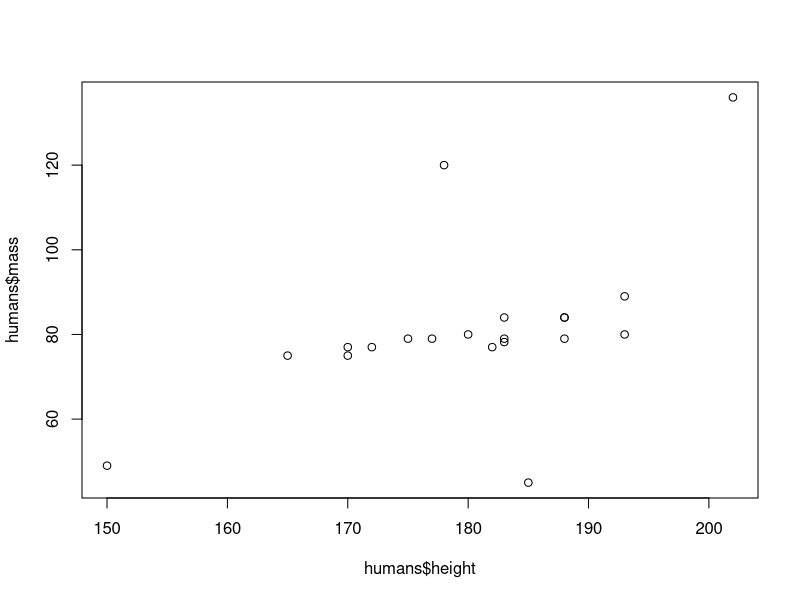
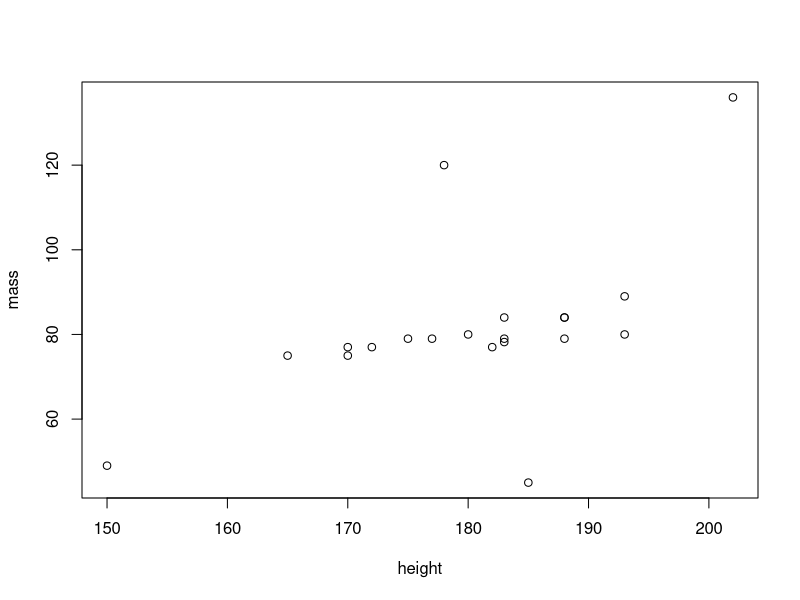
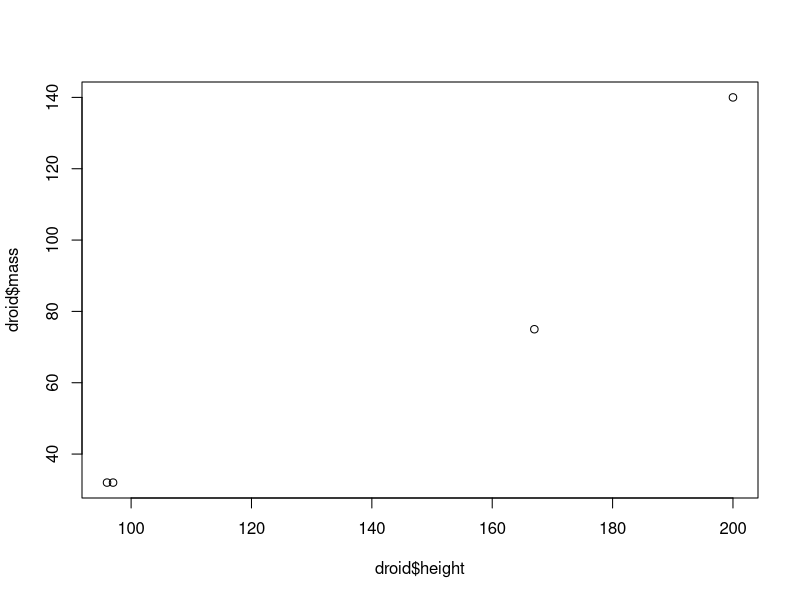
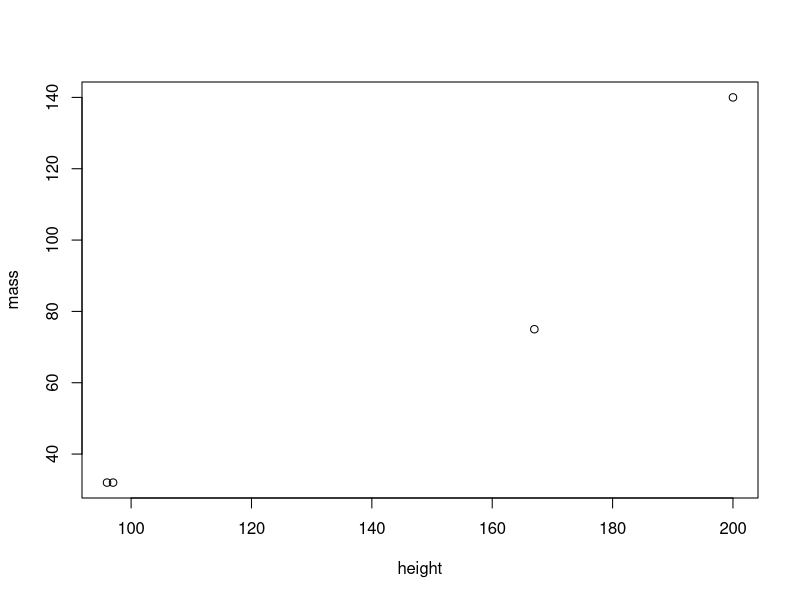

Write the R code that produced these figures, in order.
## ---- chunk 1
library(tidyverse)
## ---- chunk 2
glimpse(starwars)
## ---- chunk 3
humans <- starwars %>% filter(species == "Human")
plot(humans$height, humans$mass)

starwars %>% filter(species == "Human") %>% plot(mass ~ height, data = .)

## ---- chunk 4
droid <- starwars %>% filter(species == "Droid")
plot(droid$height, droid$mass)

starwars %>% filter(species == "Droid") %>% plot(mass ~ height, data = .)

## ---- chunk 5
glimpse(starwars)
starwars %>% group_by(homeworld) %>% count()


## ---- chunk 6
starwars %>% group_by(homeworld) %>% count()
## ---- chunk 7
starwars %>% group_by(eye_color) %>% summarise(mean(height))

## ---- chunk 8
starwars %>% group_by(eye_color = "brown") %>% summarise(mean(height))
## ---- chunk 9
starwars %>% group_by(eye_color = "brown") %>% summarise(mean(height, na.rm = T))

## ---- chunk 10
#tallest male
starwars %>% group_by(sex ="male") %>% summarize(max(height))
